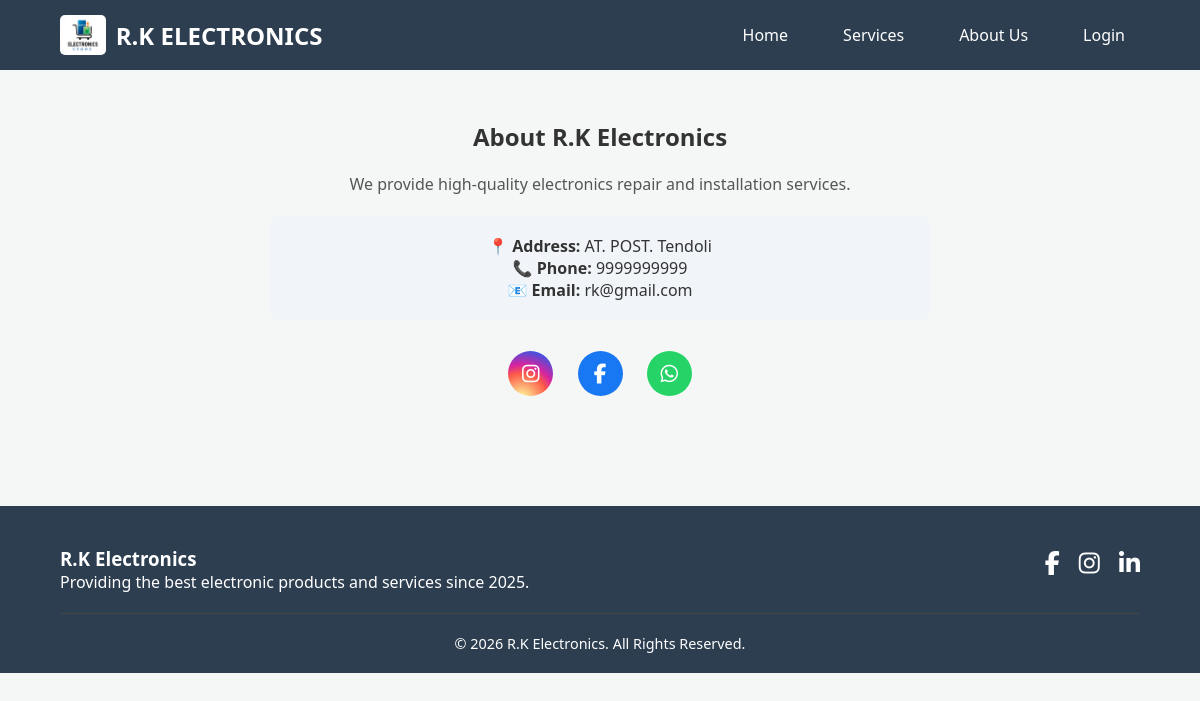
The page /about/ on the database its author committed.
### core/models.py (models this page shows)
class ShopInfo(models.Model):
    name = models.CharField(max_length=100)
    address = models.TextField()
    phone = models.CharField(max_length=15)
    email = models.EmailField()
    instagram = models.URLField(blank=True, null=True)
    facebook = models.URLField(blank=True, null=True)
    whatsapp = models.CharField(max_length=15, blank=True, null=True)

### core/views.py (the view)
# urls.py: path('about/', views.about, name='about'),
def about(request):
    shop = ShopInfo.objects.first()
    return render(request,'core/about.html',{'shop':shop})

### core/views.py (called while the page is built)
def shopowner_context(request):
    owner = None
    if request.session.get('shopowner_id'):
        owner = ShopOwner.objects.filter(
            sw_id=request.session['shopowner_id']
        ).first()
    return {
        'shopowner': owner
    }

### core/templates/core/about.html
{% extends "core/home_base.html" %} {% load static %} {% block title %}About{% endblock %} {% block content %}
<link rel="stylesheet" href="{% static 'core/css/about.css' %}" />
<section class="about-section">
  <h1>About R.K Electronics</h1>
  <p class="desc">
    We provide high-quality electronics repair and installation services.
  </p>
  {% if shop %}
  <div class="info-box">
    <p><strong>📍 Address:</strong> {{ shop.address }}</p>
    <p><strong>📞 Phone:</strong> {{ shop.phone }}</p>
    <p><strong>📧 Email:</strong> {{ shop.email }}</p>
  </div>
  <div class="social-links">
    <a href="#" target="_blank" class="icon insta">
      <i class="fab fa-instagram"></i>
    </a>
    <a href="#" target="_blank" class="icon fb">
      <i class="fab fa-facebook-f"></i>
    </a>
    <a href="https://wa.me/{{ shop.whatsapp }}" target="_blank" class="icon wa">
      <i class="fab fa-whatsapp"></i>
    </a>
  </div>
  {% endif %}
</section>
{% endblock %}

### core/static/core/css/home.css (style rules this page uses)
* { margin: 0; padding: 0; box-sizing: border-box; font-family: 'Segoe UI', Tahoma, Geneva, Verdana, sans-serif; }
body { background-color: #f4f7f6; color: #333; }

### core/static/core/css/about.css (style rules this page uses)
.about-section { padding: 50px; text-align: center; }
.desc { max-width: 600px; margin: 20px auto; color: #555; }
.info-box { background: #f1f5f9; padding: 20px; border-radius: 10px; margin: 20px auto; width: 60%; }
.social-links { margin-top: 20px; }
.icon { display: inline-flex; align-items: center; justify-content: center; width: 45px; height: 45px; margin: 10px; border-radius: 50%; color: white; font-size: 20px; text-decoration: none; transition: 0.3s; }
.insta { background: radial-gradient(circle at 30% 107%, #fdf497 0%, #fdf497 5%, #fd5949 45%, #d6249f 60%, #285AEB 90%); }
.fb { background: #1877f2; }
.wa { background: #25d366; }

### rows shown on the page
ShopInfo: address "AT. POST. Tendoli", phone "9999999999", email "rk@gmail.com"
